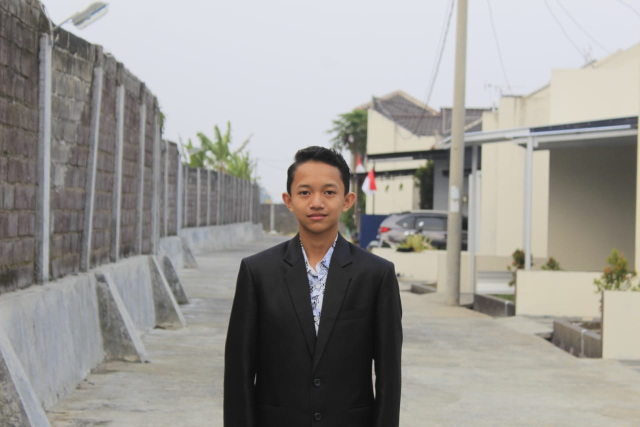
#> input picture 1207070066_Mochammad Reza Dwi Syahputra_praktikum pcd 10/jkt.jpg, 1280 x 853 px (shown at 1/2 size)
$ python 'tugas 3.py'   (older library calls are emulated)
#> lines starting #> are read from the running program, lines starting #| are printed output that depends on the picture
import matplotlib.pyplot as plt
import cv2
from skimage.feature import graycomatrix, graycoprops
PATCH_SIZE = 21

# load image
image = cv2.imread('jkt.jpg',0)
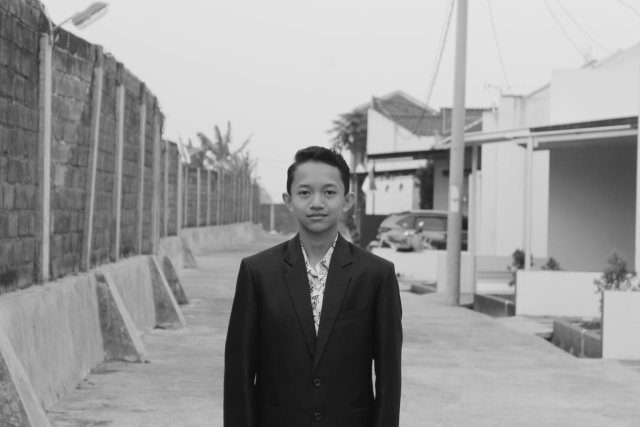
#> image: shape (853, 1280) (shown at 1/2 size); min 8, max 231, mean 152.4

grass_locations = [(280, 454), (342, 223), (444, 192), (455, 455)]
grass_patches = []
for loc in grass_locations:
    grass_patches.append(image[loc[0]:loc[0] + PATCH_SIZE, loc[1]:loc[1] + PATCH_SIZE])
#> after the loop, grass_patches = 4 items

sky_locations = [(38, 34), (139, 28), (37, 437), (145, 379)]
sky_patches = []
for loc in sky_locations:
    sky_patches.append(image[loc[0]:loc[0] + PATCH_SIZE, loc[1]:loc[1] + PATCH_SIZE])
#> after the loop, sky_patches = 4 items

# menghitung GLCM
xs = []
ys = []
for patch in (grass_patches + sky_patches):
    glcm = graycomatrix(patch, distances=[5], angles=[0], levels=256, symmetric=True, normed=True)
    xs.append(graycoprops(glcm, 'dissimilarity')[0, 0])
    ys.append(graycoprops(glcm, 'correlation')[0, 0])
#> this loop made 8 passes
#> after the loop, xs = [16.22, 22.07, 5.6, 4.46, 15.17, 13.53, 0, 0.208]; ys = [0.244, 0.326, 0.503, 0.219, 0.12, 0.336, 1, 0.499]

fig = plt.figure(figsize=(8, 8))

# tampilkan original image dengan lokasi patches
ax = fig.add_subplot(3, 2, 1)
ax.imshow(image, cmap=plt.cm.gray, vmin=0, vmax=255)
for (y, x) in grass_locations:
    ax.plot(x + PATCH_SIZE / 2, y + PATCH_SIZE / 2, 'gs')
for (y, x) in sky_locations:
    ax.plot(x + PATCH_SIZE / 2, y + PATCH_SIZE / 2, 'bs')
ax.set_xlabel('Original Image')
ax.set_xticks([])
ax.set_yticks([])
ax.axis('image')

# plot (dissimilarity, correlation)
ax = fig.add_subplot(3, 2, 2)
ax.plot(xs[:len(grass_patches)], ys[:len(grass_patches)], 'go', label='Grass')
ax.plot(xs[len(grass_patches):], ys[len(grass_patches):], 'bo', label='Sky')
ax.set_xlabel('GLCM Dissimilarity')
ax.set_ylabel('GLCM Correlation')
ax.legend()

# display
for i, patch in enumerate(grass_patches):
    ax = fig.add_subplot(3, len(grass_patches), len(grass_patches)*1 + i + 1)
    ax.imshow(patch, cmap=plt.cm.gray, vmin=0, vmax=255)
    ax.set_xlabel('Grass %d' % (i + 1))
#> this loop made 4 passes

for i, patch in enumerate(sky_patches):
    ax = fig.add_subplot(3, len(sky_patches), len(sky_patches)*2 + i + 1)
    ax.imshow(patch, cmap=plt.cm.gray, vmin=0, vmax=255)
    ax.set_xlabel('Sky %d' % (i + 1))

# display
fig.suptitle('Gray level co-occurrence matrix features', fontsize=14, y=1.05)

plt.tight_layout()
plt.show()
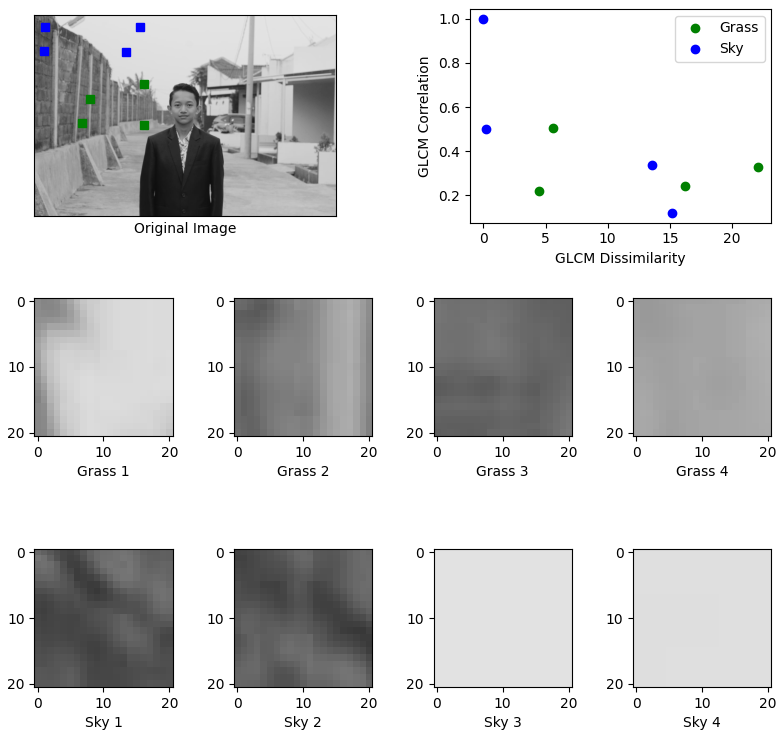
#> figure drawn by matplotlib, 10 panels

$ run again, with 1207070066_Mochammad Reza Dwi Syahputra_praktikum pcd 10/123.jpg copied over 1207070066_Mochammad Reza Dwi Syahputra_praktikum pcd 10/jkt.jpg
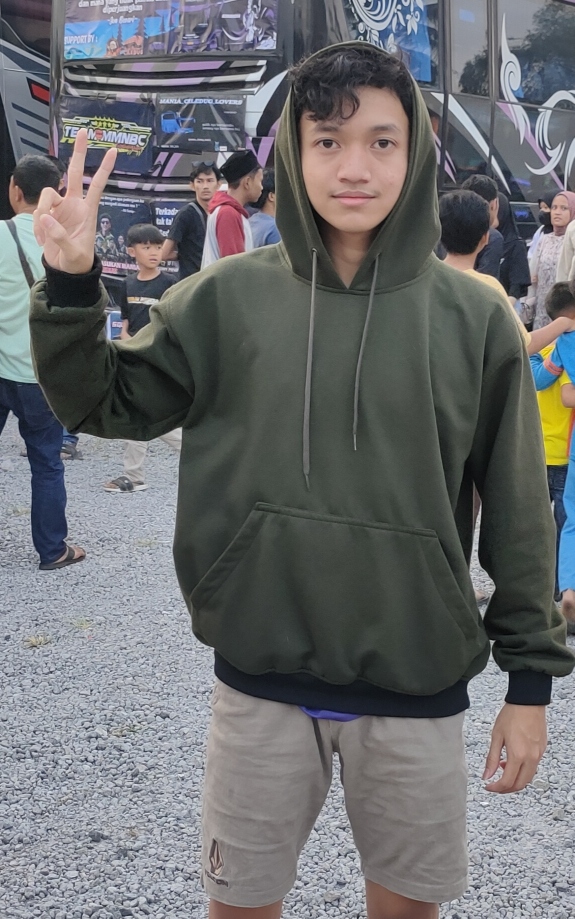
#> input picture 1207070066_Mochammad Reza Dwi Syahputra_praktikum pcd 10/123.jpg, 1149 x 1837 px (shown at 1/2 size)
#> `image = cv2.imread('jkt.jpg',0)`:
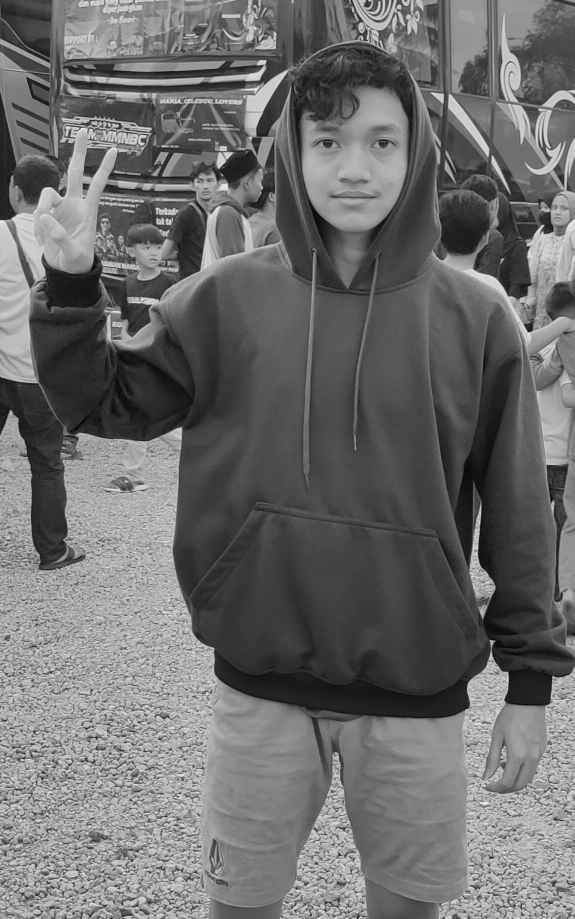
#> image: shape (1837, 1149) (shown at 1/2 size); min 2, max 254, mean 108.4
#> after the loop `for loc in grass_locations:`: grass_patches = 4 items
#> the loop `for patch in (grass_patches + sky_patches):` made 8 passes
#> after the loop `for patch in (grass_patches + sky_patches):`: xs = [25.74, 17.32, 41.62, 4.18, 2.74, 8.04, 13.83, 4.99]; ys = [0.265, 0.851, 0.0866, 0.366, 0.453, 0.736, 0.0136, 0.994]
#> the loop `for i, patch in enumerate(grass_patches):` made 4 passes
#> the loop `for i, patch in enumerate(sky_patches):` made 4 passes

$ run again, with 1207070066_Mochammad Reza Dwi Syahputra_praktikum pcd 10/1234.jpg copied over 1207070066_Mochammad Reza Dwi Syahputra_praktikum pcd 10/jkt.jpg
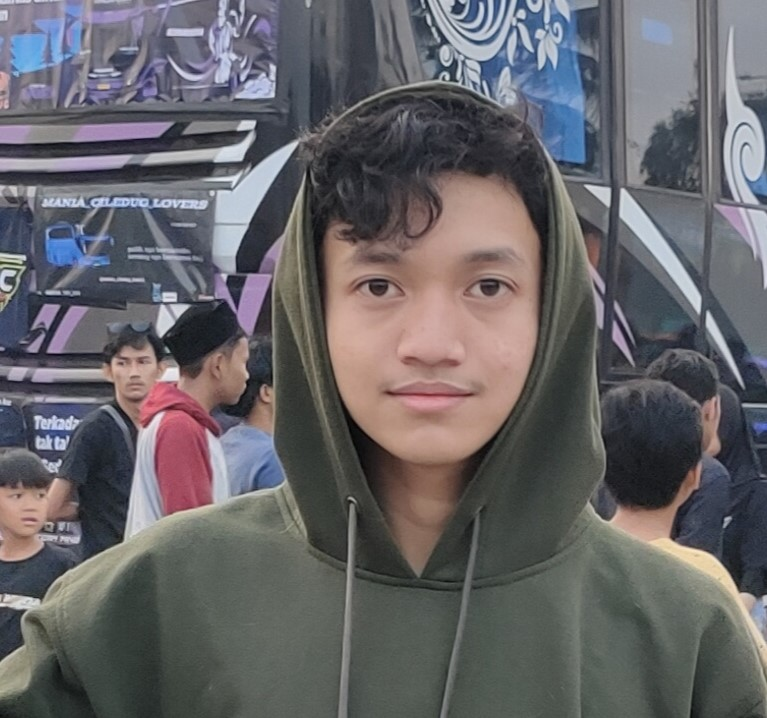
#> input picture 1207070066_Mochammad Reza Dwi Syahputra_praktikum pcd 10/1234.jpg, 767 x 718 px
#> `image = cv2.imread('jkt.jpg',0)`:
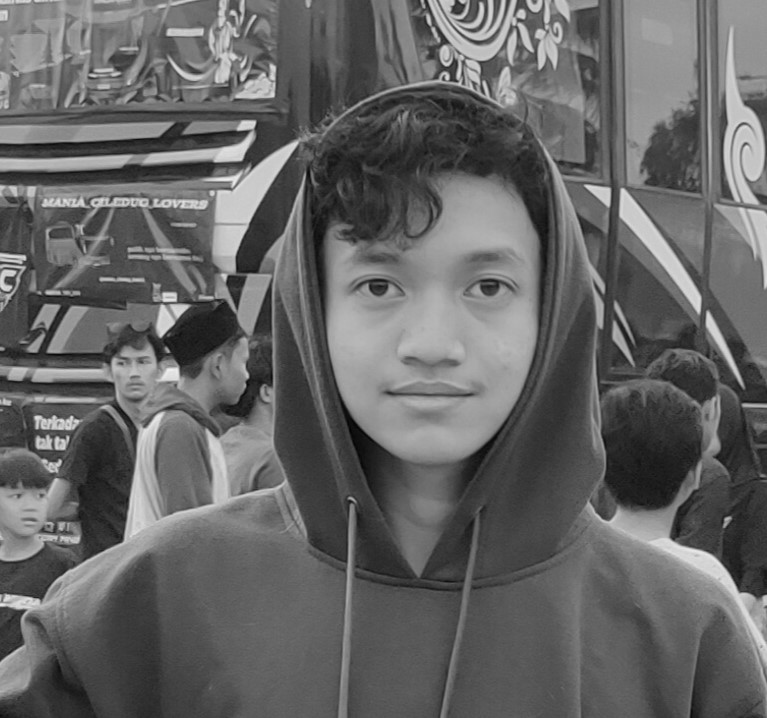
#> image: shape (718, 767); min 2, max 239, mean 101.1
#> after the loop `for loc in grass_locations:`: grass_patches = 4 items
#> the loop `for patch in (grass_patches + sky_patches):` made 8 passes
#> after the loop `for patch in (grass_patches + sky_patches):`: xs = [16.18, 20.03, 36.83, 18.04, 22.12, 4.94, 53.33, 7.17]; ys = [0.233, 0.569, -0.128, 0.698, -0.285, 0.989, 0.0807, 0.5]
#> the loop `for i, patch in enumerate(grass_patches):` made 4 passes
#> the loop `for i, patch in enumerate(sky_patches):` made 4 passes

$ run again, with 1207070066_Mochammad Reza Dwi Syahputra_praktikum pcd 10/azizi.jpg copied over 1207070066_Mochammad Reza Dwi Syahputra_praktikum pcd 10/jkt.jpg
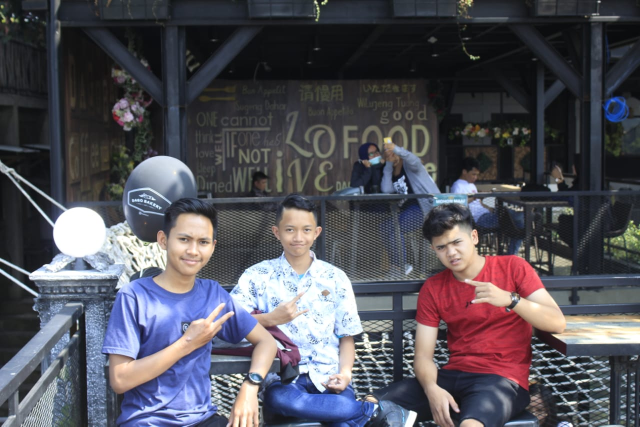
#> input picture 1207070066_Mochammad Reza Dwi Syahputra_praktikum pcd 10/azizi.jpg, 1280 x 853 px (shown at 1/2 size)
#> `image = cv2.imread('jkt.jpg',0)`:
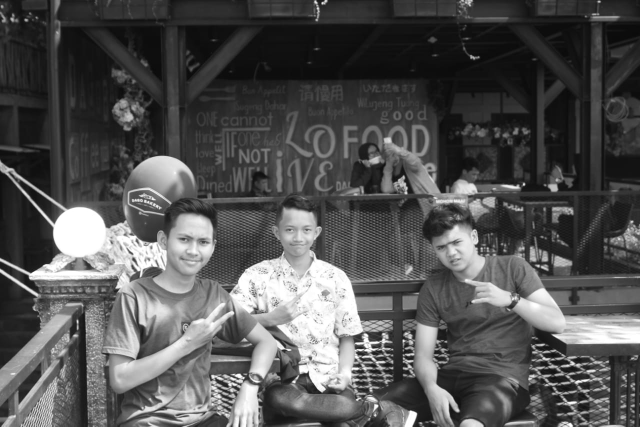
#> image: shape (853, 1280) (shown at 1/2 size); min 7, max 255, mean 83
#> after the loop `for loc in grass_locations:`: grass_patches = 4 items
#> the loop `for patch in (grass_patches + sky_patches):` made 8 passes
#> after the loop `for patch in (grass_patches + sky_patches):`: xs = [27.66, 7.92, 19.33, 31.73, 20.29, 9.76, 0.744, 8.56]; ys = [-0.554, 0.16, -0.0324, -0.603, 0.147, -0.454, 0.996, 0.724]
#> the loop `for i, patch in enumerate(grass_patches):` made 4 passes
#> the loop `for i, patch in enumerate(sky_patches):` made 4 passes
